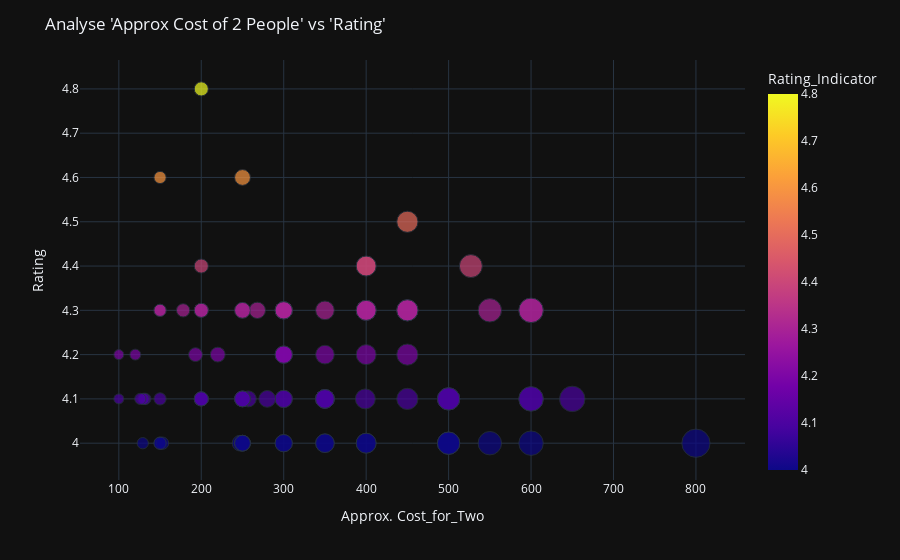

Source (notebook cell):
### Code cell
fig = px.scatter( 
    x = df_Highest_Rated_Restaurants['Cost_for_Two'],
    y = df_Highest_Rated_Restaurants['Rating'],
    color = df_Highest_Rated_Restaurants['Rating'],
    size = df_Highest_Rated_Restaurants['Cost_for_Two'],
    labels = { 
        'x' : 'Approx. Cost_for_Two',
        'y' : 'Rating',
        'color' : 'Rating_Indicator'
    }
)
fig.update_layout(
    template = 'plotly_dark',
    title = "Analyse 'Approx Cost of 2 People' vs 'Rating' "
)

fig.show()

### Figure 1 — Plotly figure (JSON) as saved in the notebook; plotly's stock layout.template omitted (floating-point values rounded to 4 significant figures)
{"data": [{"hovertemplate": "Approx. Cost_for_Two=%{x}<br>Rating=%{y}<br>size=%{marker.size}<br>Rating_Indicator=%{marker.color}<extra></extra>", "legendgroup": "", "marker": {"color": [4.1, 4.1, 4.2, 4, 4.4, 4.1, 4.2, 4.1, 4.1, 4.1, 4.1, 4.2, 4.1, 4.1, 4.3, 4, 4.1, 4.4, 4.3, 4, 4.3, 4.4, 4.5, 4.6, 4.3, 4.1, 4.1, 4, 4.1, 4, 4.2, 4.2, 4, 4.1, 4, 4.1, 4, 4, 4, 4.3, 4, 4, 4.3, 4.3, 4.3, 4.8, 4.1, 4.2, 4.3, 4, 4.1, 4, 4.2, 4.3, 4.3, 4.4, 4.2, 4.3, 4, 4, 4.6, 4, 4.3, 4.3, 4, 4.1, 4, 4, 4.3, 4.1, 4.1, 4.2, 4.3, 4.1, 4.1, 4.1, 4.1, 4.1, 4.1, 4.1, 4.1, 4.3, 4.2, 4.3, 4.3, 4.3, 4.3, 4.1, 4, 4.3, 4.1], "coloraxis": "coloraxis", "size": [100, 200, 450, 250, 400, 500, 300, 500, 300, 250, 450, 300, 350, 600, 400, 500, 399, 200, 300, 247, 450, 527, 450, 250, 250, 132, 650, 300, 130, 150, 300, 220, 500, 350, 400, 350, 153, 350, 550, 300, 250, 250, 400, 150, 178, 200, 350, 350, 300, 129, 500, 150, 400, 550, 450, 400, 120, 600, 400, 500, 150, 350, 150, 268, 300, 257, 600, 800, 400, 250, 300, 193, 200, 600, 200, 150, 350, 126, 200, 250, 250, 600, 100, 200, 350, 450, 300, 200, 250, 250, 280], "sizemode": "area", "sizeref": 2, "symbol": "circle"}, "mode": "markers", "name": "", "orientation": "v", "showlegend": false, "type": "scatter", "x": [100, 200, 450, 250, 400, 500, 300, 500, 300, 250, 450, 300, 350, 600, 400, 500, 399, 200, 300, 247, 450, 527, 450, 250, 250, 132, 650, 300, 130, 150, 300, 220, 500, 350, 400, 350, 153, 350, 550, 300, 250, 250, 400, 150, 178, 200, 350, 350, 300, 129, 500, 150, 400, 550, 450, 400, 120, 600, 400, 500, 150, 350, 150, 268, 300, 257, 600, 800, 400, 250, 300, 193, 200, 600, 200, 150, 350, 126, 200, 250, 250, 600, 100, 200, 350, 450, 300, 200, 250, 250, 280], "xaxis": "x", "y": [4.1, 4.1, 4.2, 4, 4.4, 4.1, 4.2, 4.1, 4.1, 4.1, 4.1, 4.2, 4.1, 4.1, 4.3, 4, 4.1, 4.4, 4.3, 4, 4.3, 4.4, 4.5, 4.6, 4.3, 4.1, 4.1, 4, 4.1, 4, 4.2, 4.2, 4, 4.1, 4, 4.1, 4, 4, 4, 4.3, 4, 4, 4.3, 4.3, 4.3, 4.8, 4.1, 4.2, 4.3, 4, 4.1, 4, 4.2, 4.3, 4.3, 4.4, 4.2, 4.3, 4, 4, 4.6, 4, 4.3, 4.3, 4, 4.1, 4, 4, 4.3, 4.1, 4.1, 4.2, 4.3, 4.1, 4.1, 4.1, 4.1, 4.1, 4.1, 4.1, 4.1, 4.3, 4.2, 4.3, 4.3, 4.3, 4.3, 4.1, 4, 4.3, 4.1], "yaxis": "y"}], "layout": {"autosize": true, "coloraxis": {"colorbar": {"title": {"text": "Rating_Indicator"}}, "colorscale": [[0, "#0d0887"], [0.1111, "#46039f"], [0.2222, "#7201a8"], [0.3333, "#9c179e"], [0.4444, "#bd3786"], [0.5556, "#d8576b"], [0.6667, "#ed7953"], [0.7778, "#fb9f3a"], [0.8889, "#fdca26"], [1, "#f0f921"]]}, "legend": {"itemsizing": "constant", "tracegroupgap": 0}, "margin": {"t": 60}, "title": {"text": "Analyse 'Approx Cost of 2 People' vs 'Rating' "}, "xaxis": {"anchor": "y", "autorange": true, "domain": [0, 1], "range": [49.05, 869.1], "title": {"text": "Approx. Cost_for_Two"}, "type": "linear"}, "yaxis": {"anchor": "x", "autorange": true, "domain": [0, 1], "range": [3.877, 4.887], "title": {"text": "Rating"}, "type": "linear"}}}
